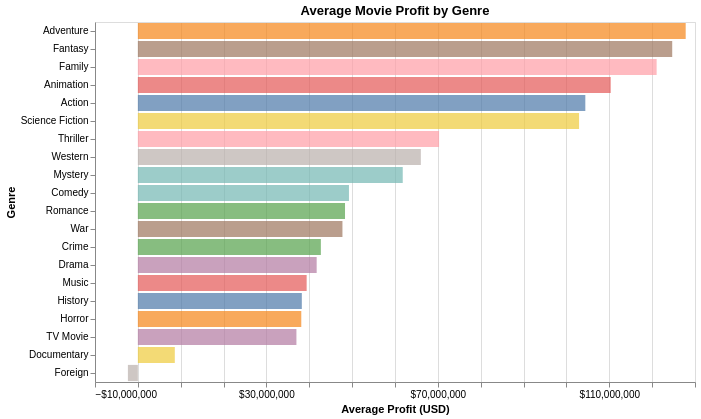

Notebook code cell kept with this figure:
### Code cell
# Group by average revenue for genre.

df_average = (
    df.groupby('genres')
    .agg(
        average_revenue=('revenue', 'mean'),
        average_budget=('budget','mean'),
        movie_count=('revenue', 'count')
    )
    .reset_index()
)

df_average['average_profit'] = df_average['average_revenue'] - df_average['average_budget']


chart4 = (
    alt.Chart(df_average)
    .mark_bar(opacity=0.7)
    .encode(
        x=alt.X('average_profit:Q', title='Average Profit (USD)', axis=alt.Axis(format='$,.0f')), #Q for quantitative
        y=alt.Y("genres:N", title="Genre", sort='-x'), #N for nominal (categorical), Sorts by average profit.
        color=alt.Color("genres:N", legend=None), # Removes the redundant color legend.
        tooltip=[alt.Tooltip("average_profit:Q", title='Average Profit (USD)', format='$,.0f'),
                 alt.Tooltip("genres:N", title='Genre'),
                 alt.Tooltip('count():Q', title='Total Movie Count')],
    )
    .properties(width=600, height=360, title="Average Movie Profit by Genre")
    .interactive()

)
chart4

### Figure 1 — Vega-Lite specification as saved in the notebook (floating-point values rounded to 4 significant figures)
{"config": {"view": {"continuousWidth": 300, "continuousHeight": 300}}, "data": {"name": "data-3d8fbe565753a47229ed0dbdb482a86d"}, "mark": {"type": "bar", "opacity": 0.7}, "encoding": {"color": {"field": "genres", "legend": null, "type": "nominal"}, "tooltip": [{"field": "average_profit", "format": "$,.0f", "title": "Average Profit (USD)", "type": "quantitative"}, {"field": "genres", "title": "Genre", "type": "nominal"}, {"aggregate": "count", "title": "Total Movie Count", "type": "quantitative"}], "x": {"axis": {"format": "$,.0f"}, "field": "average_profit", "title": "Average Profit (USD)", "type": "quantitative"}, "y": {"field": "genres", "sort": "-x", "title": "Genre", "type": "nominal"}}, "height": 360, "params": [{"name": "param_1e9efca18e7a2868", "select": {"type": "interval", "encodings": ["x", "y"]}, "bind": "scales"}], "title": "Average Movie Profit by Genre", "width": 600, "$schema": "https://vega.github.io/schema/vega-lite/v6.4.1.json", "datasets": {"data-3d8fbe565753a47229ed0dbdb482a86d": [{"genres": "Action", "average_revenue": 171500000.0, "average_budget": 67140000.0, "movie_count": 14242, "average_profit": 104400000.0}, {"genres": "Adventure", "average_revenue": 205700000.0, "average_budget": 77890000.0, "movie_count": 9245, "average_profit": 127800000.0}, {"genres": "Animation", "average_revenue": 160100000.0, "average_budget": 49780000.0, "movie_count": 1472, "average_profit": 110300000.0}, {"genres": "Comedy", "average_revenue": 83530000.0, "average_budget": 34270000.0, "movie_count": 10177, "average_profit": 49260000.0}, {"genres": "Crime", "average_revenue": 78210000.0, "average_budget": 35510000.0, "movie_count": 7630, "average_profit": 42700000.0}, {"genres": "Documentary", "average_revenue": 21300000.0, "average_budget": 12680000.0, "movie_count": 532, "average_profit": 8620000.0}, {"genres": "Drama", "average_revenue": 70390000.0, "average_budget": 28670000.0, "movie_count": 22724, "average_profit": 41720000.0}, {"genres": "Family", "average_revenue": 183200000.0, "average_budget": 62170000.0, "movie_count": 2549, "average_profit": 121000000.0}, {"genres": "Fantasy", "average_revenue": 194800000.0, "average_budget": 70100000.0, "movie_count": 4096, "average_profit": 124700000.0}, {"genres": "Foreign", "average_revenue": 1611000.0, "average_budget": 3938000.0, "movie_count": 136, "average_profit": -2327000.0}, {"genres": "History", "average_revenue": 77590000.0, "average_budget": 39340000.0, "movie_count": 3719, "average_profit": 38260000.0}, {"genres": "Horror", "average_revenue": 64360000.0, "average_budget": 26220000.0, "movie_count": 4072, "average_profit": 38130000.0}, {"genres": "Music", "average_revenue": 60960000.0, "average_budget": 21580000.0, "movie_count": 1303, "average_profit": 39380000.0}, {"genres": "Mystery", "average_revenue": 102300000.0, "average_budget": 40530000.0, "movie_count": 4069, "average_profit": 61810000.0}, {"genres": "Romance", "average_revenue": 74760000.0, "average_budget": 26430000.0, "movie_count": 6974, "average_profit": 48340000.0}, {"genres": "Science Fiction", "average_revenue": 166500000.0, "average_budget": 63550000.0, "movie_count": 5715, "average_profit": 102900000.0}, {"genres": "TV Movie", "average_revenue": 42000000.0, "average_budget": 5000000.0, "movie_count": 9, "average_profit": 37000000.0}, {"genres": "Thriller", "average_revenue": 116000000.0, "average_budget": 45770000.0, "movie_count": 15397, "average_profit": 70280000.0}, {"genres": "War", "average_revenue": 88630000.0, "average_budget": 40890000.0, "movie_count": 3513, "average_profit": 47740000.0}, {"genres": "Western", "average_revenue": 110000000.0, "average_budget": 44020000.0, "movie_count": 570, "average_profit": 66030000.0}]}}
